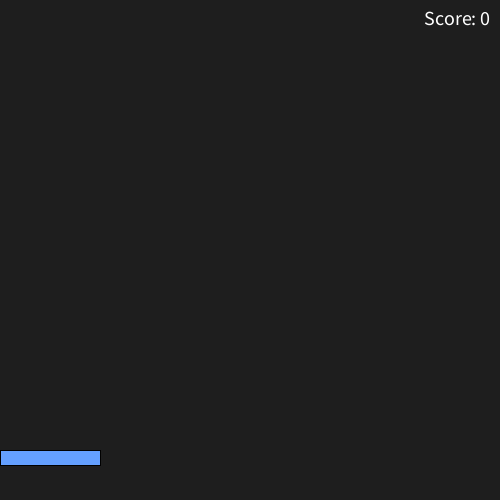
Frame 1 (no input)
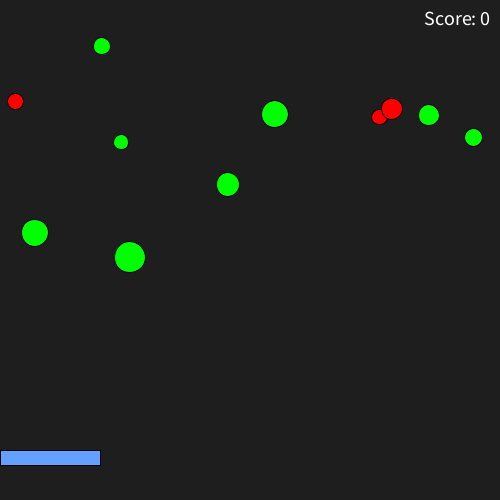
Frame 60 (the mouse pressed at the canvas centre just before this capture)
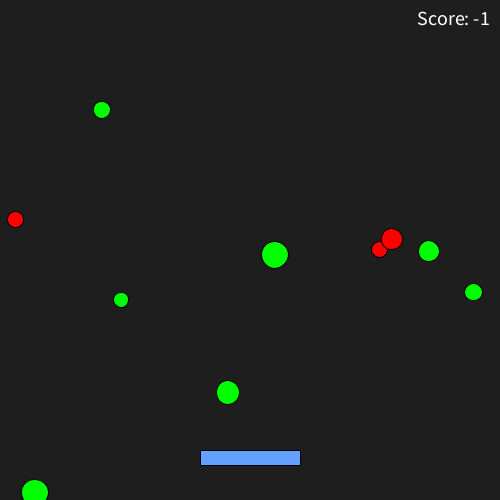
Frame 120 (the mouse held since frame 60 and released just before this capture)

The Processing sketch that drew these frames (run headless with seeded random() and noise(); from frame 60 on, the mouse is pressed at the canvas centre):

// Processing sketch: eindopdracht1_0
// ── eindopdracht1_0.pde
class Ball {
  float x;
  float y;
  float diameter;
  float snelheid;

  Ball() {
    reset();
  }

  void teken() {
    fill(0, 255, 0);
    ellipse(x, y, diameter, diameter);
  }

  void tekenRood() {
    fill(255, 0, 0);
    ellipse(x, y, diameter, diameter);
  }

  void move() {
    y = y + snelheid;
  }

  boolean resetAlsUitBeeld() {
    if (y - diameter / 2 > height) {
      reset();
      return true;
    }
    return false;
  }

  void reset() {
    diameter = random(15, 40);
    x = random(width);
    y = -diameter;
    snelheid = random(1, 5);
  }

  boolean raaktPaddle(float paddleX, float paddleY,
    float paddleBreedte, float paddleHoogte) {

    float bovenkant = y - diameter / 2;
    float onderkant = y + diameter / 2;

    boolean raaktZijkant =
      x >= paddleX && x <= paddleX + paddleBreedte;

    boolean raaktOnderkant =
      onderkant >= paddleY &&
      bovenkant <= paddleY + paddleHoogte;

    if (raaktZijkant && raaktOnderkant) {
      return true;
    }
    return false;
  }
}

// ── vallende_ballen.pde
Ball[] ballen = new Ball[8];
Ball[] RoodBal = new Ball[3];

float paddleX;
float paddleY = 450;
float paddleBreedte = 100;
float paddleHoogte = 15;

int score = 0;

void setup() {
  size(500, 500);

  for (int i = 0; i < ballen.length; i++) {
    ballen[i] = new Ball();
  }

  for (int i = 0; i < RoodBal.length; i++) {
    RoodBal[i] = new Ball();
  }
}

void draw() {
  background(30);

  updatePaddle();

  for (int i = 0; i < ballen.length; i++) {
    ballen[i].move();

    if (ballen[i].resetAlsUitBeeld()) {
      score--;
    }

    if (ballen[i].raaktPaddle(
      paddleX, paddleY, paddleBreedte, paddleHoogte)) {
      score++;
      ballen[i].reset();
    }

    ballen[i].teken();
  }


  for (int i = 0; i < RoodBal.length; i++) {
    RoodBal[i].move();

    if (RoodBal[i].resetAlsUitBeeld()) {
      score = score - 10;
    }

    if (RoodBal[i].raaktPaddle(
      paddleX, paddleY, paddleBreedte, paddleHoogte)) {
      score = score + 10;
      RoodBal[i].reset();
    }

    RoodBal[i].tekenRood();
  }

  tekenPaddle();
  toonScore();
}

void updatePaddle() {
  paddleX = mouseX - paddleBreedte / 2;

  if (paddleX < 0) {
    paddleX = 0;
  }

  if (paddleX > width - paddleBreedte) {
    paddleX = width - paddleBreedte;
  }
}

void tekenPaddle() {
  fill(100, 160, 255);
  rect(paddleX, paddleY, paddleBreedte, paddleHoogte);
}

void toonScore() {
  fill(255);
  textSize(20);
  textAlign(RIGHT);
  text("Score: " + score, width - 10, 25);
}
